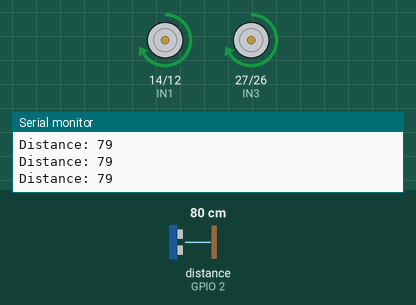
Simulated run of this sketch. Board: ESP32. Shown: motor-driver pin pairs drawn as motors (green arrow = first pin HIGH = forward, orange = second pin HIGH = backward, longer = more drive, scaled by the enable pin), the last lines printed to the serial monitor. Wiring (inferred from the names in the program): ultrasonic range finder: trigger GPIO 5; echo GPIO 2. Inputs (shaded band) come from the test bench; at power-on: distance to the obstacle (sensor on GPIO 2) 80 cm. The echo pulse lasts 58.3 µs per cm.

Above: at 1.2 s.
1.3 s: distance to the obstacle (sensor on GPIO 2) set to 16 cm
2.8 s: distance to the obstacle (sensor on GPIO 2) set to 13 cm
At 3.4 s:
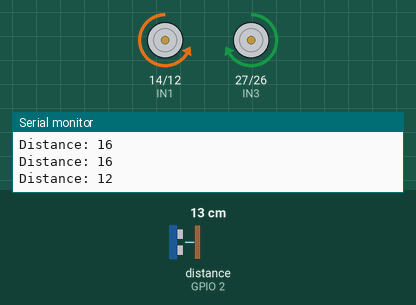
5.8 s: distance to the obstacle (sensor on GPIO 2) set to 18 cm
7.9 s: distance to the obstacle (sensor on GPIO 2) set to 2 cm
At 8.8 s:
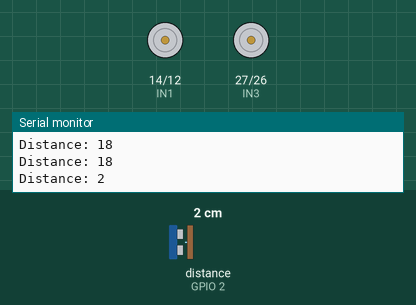
Timing chart, 0 to 11.9 s (numbered marks = the images above; inputs shaded):
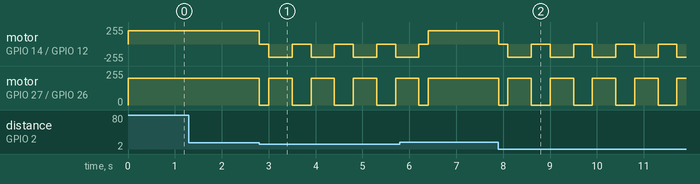

Measured:
- the behaviour switches between 15 and 14 cm on distance to the obstacle (sensor on GPIO 2) (found by bisection; images 0 and 1)
- after the input at 2.8 s, motor on GPIO 14 (IN1) / GPIO 12 (IN2): forward 200/255 → stopped at once, then repeats every 0.90 s: backward 200/255 0.50 s, stopped 0.40 s; motor on GPIO 27 (IN3) / GPIO 26 (IN4): forward 200/255 → stopped at once, then repeats every 0.90 s: forward 200/255 0.50 s, stopped 0.40 s
- after the input at 7.9 s, motor on GPIO 14 (IN1) / GPIO 12 (IN2): forward 200/255 → stopped at once, then repeats every 0.90 s: backward 200/255 0.50 s, stopped 0.40 s; motor on GPIO 27 (IN3) / GPIO 26 (IN4): forward 200/255 → stopped at once, then repeats every 0.90 s: forward 200/255 0.50 s, stopped 0.40 s

The sketch:

maze.ino
```cpp
#define TRIG 5
#define ECHO 2
#define ENA 13
#define IN1 14
#define IN2 12
#define ENB 25
#define IN3 27
#define IN4 26

void setup() {
  Serial.begin(115200);
  pinMode(TRIG, OUTPUT);
  pinMode(ECHO, INPUT);
  pinMode(ENA, OUTPUT);
  pinMode(ENB, OUTPUT);
  pinMode(IN1, OUTPUT);
  pinMode(IN2, OUTPUT);
  pinMode(IN3, OUTPUT);
  pinMode(IN4, OUTPUT);

  analogWrite(ENA, 200);
  analogWrite(ENB, 200);

  Serial.println("Starting robot...");
}

long getDistance() {
  digitalWrite(TRIG, LOW);
  delayMicroseconds(2);
  digitalWrite(TRIG, HIGH);
  delayMicroseconds(10);
  digitalWrite(TRIG, LOW);

  long duration = pulseIn(ECHO, HIGH, 25000);
  if (duration == 0) return 999;

  return duration * 0.0343 / 2;
}

void forward() {
  digitalWrite(IN1, HIGH);
  digitalWrite(IN2, LOW);

  digitalWrite(IN3, HIGH);
  digitalWrite(IN4, LOW);
}

void stopCar() {
  digitalWrite(IN1, LOW);
  digitalWrite(IN2, LOW);
  digitalWrite(IN3, LOW);
  digitalWrite(IN4, LOW);
}

void leftTurn() {
  digitalWrite(IN1, LOW);
  digitalWrite(IN2, HIGH);

  digitalWrite(IN3, HIGH);
  digitalWrite(IN4, LOW);
}

void loop() {
  long distance = getDistance();
  Serial.print("Distance: "); Serial.println(distance);

  if (distance < 15) {
    stopCar();
    delay(200);

    leftTurn();
    delay(500);

    stopCar();
    delay(200);
  }

  forward();
}
```
